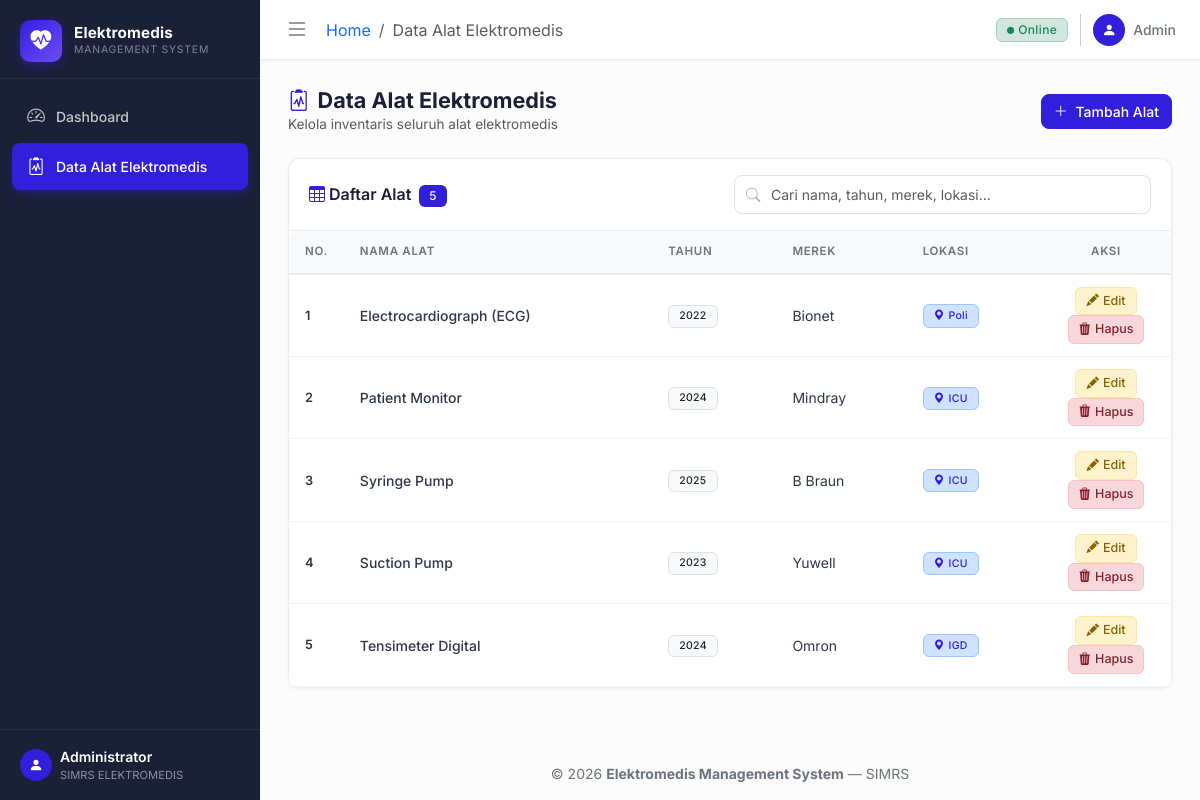
/alat.php, run on the app's committed database.
### tables this page shows
CREATE TABLE `alat` (
  `id` int(11) NOT NULL,
  `nama_alat` varchar(100) NOT NULL,
  `tahun` year(4) NOT NULL,
  `merek` varchar(60) NOT NULL,
  `lokasi` varchar(10) NOT NULL
);

### alat.php (the view, shortened to what this page needs)
<?php
$pdo = getDB();
$search = trim($_GET['q'] ?? '');
if ($search !== '') {
    $like = '%' . $search . '%';
    $stmt = $pdo->prepare("SELECT * FROM alat WHERE nama_alat LIKE ? OR tahun LIKE ? OR merek LIKE ? OR lokasi LIKE ? ORDER BY id DESC");
    $stmt->execute([$like, $like, $like, $like]);
} else {
    $stmt = $pdo->query("SELECT * FROM alat ORDER BY id DESC");
}
$dataAlat = $stmt->fetchAll();
include 'includes/header.php';
?>
<div class="page-header">
    <div class="d-flex align-items-center justify-content-between flex-wrap gap-2">
        <div>
            <h4><i class="bi bi-clipboard2-pulse me-2 text-primary"></i>Data Alat Elektromedis</h4>
            <p class="text-muted mb-0">Kelola inventaris seluruh alat elektromedis</p>
        </div>
        <button class="btn btn-primary" data-bs-toggle="modal" data-bs-target="#tambahModal">
            <i class="bi bi-plus-lg me-1"></i> Tambah Alat
        </button>
    </div>
</div>
<div class="card mb-4">
    <div class="card-header">
        <div class="row align-items-center g-2">
            <div class="col-sm-6">
                <span class="fw-semibold">
                    <i class="bi bi-table me-1 text-primary"></i>Daftar Alat
                    <span class="badge bg-primary ms-1"><?= count($dataAlat) ?></span>
                </span>
            </div>
            <div class="col-sm-6">
                <form method="GET" action="alat.php" class="search-box">
                    <i class="bi bi-search"></i>
                    <input type="text"
                           name="q"
                           id="searchInput"
                           class="form-control"
                           placeholder="Cari nama, tahun, merek, lokasi..."
                           value="<?= htmlspecialchars($search) ?>"
                           autocomplete="off">
                </form>
            </div>
        </div>
    </div>
    <div class="card-body p-0">
        <?php if (empty($dataAlat)): ?>
        <div class="empty-state">
            <i class="bi bi-clipboard-x d-block"></i>
            <p>
                <?= $search ? 'Tidak ditemukan data untuk pencarian "<strong>' . htmlspecialchars($search) . '</strong>".' : 'Belum ada data alat. Klik <strong>Tambah Alat</strong> untuk memulai.' ?>
            </p>
            <?php if ($search): ?>
            <a href="alat.php" class="btn btn-sm btn-outline-secondary mt-2">
                <i class="bi bi-arrow-left me-1"></i>Lihat Semua
            </a>
            <?php endif; ?>
        </div>
        <?php else: ?>
        <div class="table-responsive">
            <table class="table table-hover mb-0">
                <thead>
                    <tr>
                        <th style="width:50px">No.</th>
                        <th>Nama Alat</th>
                        <th>Tahun</th>
                        <th>Merek</th>
                        <th>Lokasi</th>
                        <th style="width:130px" class="text-center">Aksi</th>
                    </tr>
                </thead>
                <tbody>
                    <?php foreach ($dataAlat as $i => $alat): ?>
                    <tr>
                        <td class="row-num"><?= $i + 1 ?></td>
                        <td class="fw-medium"><?= htmlspecialchars($alat['nama_alat']) ?></td>
                        <td><span class="badge bg-light text-dark border"><?= htmlspecialchars($alat['tahun']) ?></span></td>
                        <td><?= htmlspecialchars($alat['merek']) ?></td>
                        <td>
                            <span class="badge bg-primary-subtle text-primary border border-primary-subtle">
                                <i class="bi bi-geo-alt-fill me-1"></i><?= htmlspecialchars($alat['lokasi']) ?>
                            </span>
                        </td>
                        <td class="text-center">
                            <button type="button"
                                    class="btn-action edit"
                                    onclick='openEditModal(<?= json_encode([
                                        "id"        => $alat["id"],
                                        "nama_alat" => $alat["nama_alat"],
                                        "tahun"     => $alat["tahun"],
                                        "merek"     => $alat["merek"],
                                        "lokasi"    => $alat["lokasi"],
                                    ]) ?>)'>
                                <i class="bi bi-pencil-fill"></i> Edit
                            </button>
                            <button type="button"
                                    class="btn-action hapus"
                                    onclick="confirmDelete(<?= (int)$alat['id'] ?>, '<?= addslashes(htmlspecialchars($alat['nama_alat'])) ?>')">
                                <i class="bi bi-trash3-fill"></i> Hapus
                            </button>
                        </td>
                    </tr>
                    <?php endforeach; ?>
                </tbody>
            </table>
        </div>
        <?php endif; ?>
    </div>
</div>
<?php include 'includes/footer.php'; ?>

### assets/css/style.css (style rules this page uses)
:root { --sidebar-width: 260px; --sidebar-bg: #1a2035; --sidebar-active: #321fdb; --sidebar-hover: rgba(255,255,255,0.08); --sidebar-text: rgba(255,255,255,0.75); --topbar-height: 60px; --primary: #321fdb; --primary-light: #eef1ff; --success: #2eb85c; --warning: #f9b115; --danger: #e55353; --info: #39f; --card-radius: 12px; --shadow-sm: 0 1px 4px rgba(0,0,0,0.07); --shadow-md: 0 4px 16px rgba(0,0,0,0.10); --font: 'Inter', system-ui, -apple-system, sans-serif; }
* { box-sizing: border-box; }
body { font-family: var(--font); background: #f0f2f8; color: #2d3748; margin: 0; overflow-x: hidden; }
.page-header { margin-bottom: 24px; }
.page-header h4 { font-weight: 700; color: #1a2035; margin: 0; font-size: 1.35rem; }
.page-header .text-muted { font-size: 0.85rem; }
.card { border: 1px solid #e9ecef; border-radius: var(--card-radius); box-shadow: var(--shadow-sm); }
.card-header { background: #fff; border-bottom: 1px solid #e9ecef; padding: 16px 20px; border-radius: var(--card-radius) var(--card-radius) 0 0 !important; font-weight: 600; color: #1a2035; }
.card-body { padding: 20px; }
.table-responsive { border-radius: 8px; overflow: hidden; }
.table { margin: 0; font-size: 0.875rem; }
.table thead th { background: #f8f9fb; color: #6c757d; font-weight: 600; text-transform: uppercase; font-size: 0.72rem; letter-spacing: 0.06em; border-bottom: 2px solid #e9ecef; padding: 12px 16px; white-space: nowrap; }
.table tbody td { padding: 12px 16px; vertical-align: middle; border-color: #f1f3f5; color: #2d3748; }
.badge { font-weight: 500; letter-spacing: 0.03em; padding: 5px 10px; border-radius: 6px; }
.btn { font-weight: 500; border-radius: 8px; font-size: 0.875rem; }
.btn-primary { background: var(--primary); border-color: var(--primary); }
.btn-action { display: inline-flex; align-items: center; gap: 4px; padding: 4px 10px; border-radius: 6px; font-size: 0.78rem; font-weight: 500; border: 1px solid transparent; cursor: pointer; text-decoration: none; transition: all 0.15s; }
.btn-action.edit { background: #fff3cd; color: #856404; border-color: #ffe69c; }
.btn-action.hapus { background: #f8d7da; color: #842029; border-color: #f5c2c7; }
.search-box { position: relative; }
.search-box .bi-search { position: absolute; left: 12px; top: 50%; transform: translateY(-50%); color: #adb5bd; font-size: 0.9rem; }
.search-box input { padding-left: 36px; border-radius: 8px; border: 1px solid #dee2e6; font-size: 0.875rem; transition: border-color 0.15s, box-shadow 0.15s; }
.form-control, .form-select { border-radius: 8px; border: 1px solid #dee2e6; font-size: 0.875rem; padding: 8px 12px; transition: border-color 0.15s, box-shadow 0.15s; }
.text-primary { color: var(--primary) !important; }
.bg-primary { background-color: var(--primary) !important; }
.row-num { color: #adb5bd; font-weight: 600; font-size: 0.8rem; }

### data on the page
alat: nama_alat "Electrocardiograph (ECG)", tahun "2022", merek "Bionet", lokasi "Poli"
alat: nama_alat "Patient Monitor", tahun "2024", merek "Mindray", lokasi "ICU"
alat: nama_alat "Syringe Pump", tahun "2025", merek "B Braun", lokasi "ICU"
alat: nama_alat "Suction Pump", tahun "2023", merek "Yuwell", lokasi "ICU"
alat: nama_alat "Tensimeter Digital", tahun "2024", merek "Omron", lokasi "IGD"

### other printed values
$pageTitle "Data Alat Elektromedis"
count($dataAlat) "5"
